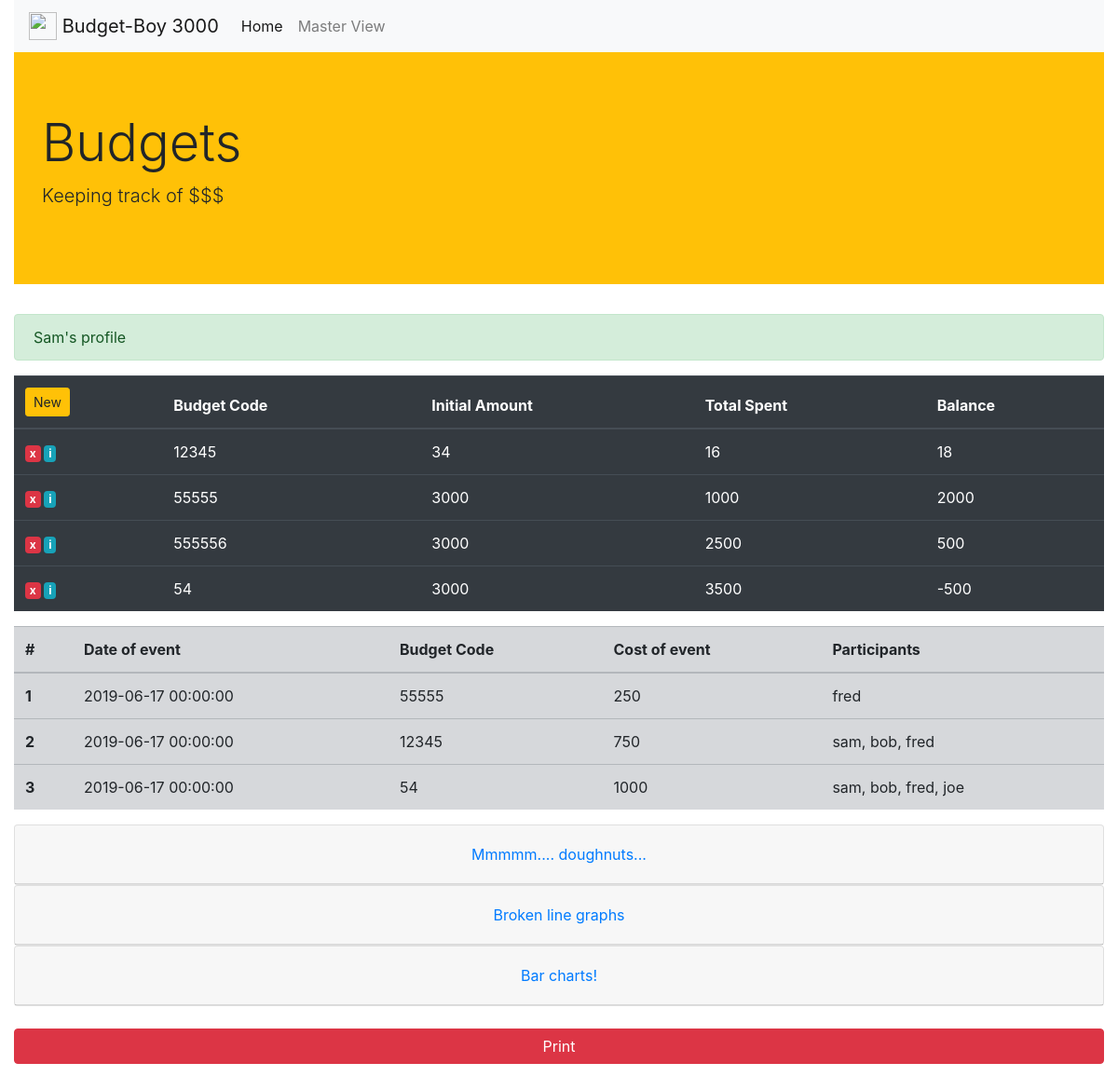
Screenshot of /master/profile/Sam (signed in) with the database file from the repository.
### app.py (models this page shows, shortened)
class Budgets(db.Model):
    id = db.Column(db.Integer, primary_key=True)
    users = db.Column(db.String(40), unique=False, nullable=False)
    code = db.Column(db.String(20), unique=False, nullable=False)
    initial_amount = db.Column(db.Integer, nullable=False)
    amount_spent = db.Column(db.Integer, nullable=True)

class Event(db.Model):
    id = db.Column(db.Integer, primary_key=True)
    users = db.Column(db.String(40), unique=False, nullable=False)
    guests_present = db.Column(db.Text, unique=False, nullable=False)
    budget_code = db.Column(db.String(20), unique=False, nullable=False)
    duration_of_event = db.Column(db.Integer, nullable=False)
    amount_spent_on_release = db.Column(db.Integer, nullable=True)
    date_of_event = db.Column(db.DateTime, nullable=False)

### app.py (the view, shortened to what this page needs)
@app.route('/master/profile/<string:name>', methods=['POST', 'GET'])
def masterprofile(name):
    u = name
    form = MasterBudgetForm()
    form2 = addToBudgetForm()
    form3 = d()
    b = Budgets.query.filter_by(users=f'{u}')
    events = Event.query.filter_by(users=f'{u}')
    cs = []
    for i in b:
        cs.append(i.code)
    if form.validate_on_submit():
        bb = Budgets.query.filter_by(code=f'{form.code.data}')[0]
        bb.initial_amount = int(form.initial_amount.data)
        bb.amount_spent = int(form.amount_spent.data)
        db.session.commit()
        return render_template('masterprofile.html', u = u, b = b, events = events, form = form, form2 = form2, form3 = form3)
    if form3.is_submitted():
        budge = Budgets.query.filter_by(users = f'{u}').filter_by(code = f'{form3.code3.data}').first()
        db.session.delete(budge)
        db.session.commit()
        return render_template('masterprofile.html', u = u, b = b, events = events, form = form, form2 =form2, form3 = form3)
    return render_template('masterprofile.html', u = u, b = b, events = events, form = form, form2 =form2, form3 = form3, cs = cs)

### templates/masterprofile.html (shortened to what this page needs)
{% extends 'base.html' %}
{% block body %}
<div class="alert alert-success" role="alert">
  {{u}}'s profile {{p}}
</div>
<table class="table table-dark">
  <thead>
    <tr>
      <th scope="col"><a class="btn btn-sm btn-warning" href="#" data-toggle="modal" data-target="#new">New</a></th>
      <th scope="col">Budget Code</th>
      <th scope="col">Initial Amount</th>
      <th scope="col">Total Spent</th>
      <th scope="col">Balance</th>
    </tr>
  </thead>
  <tbody>
    {% for line in b %}
      <tr>
        <th scope="row"><a href="#" class="badge badge-danger" data-toggle="modal" data-target="#del{{line.id}}">x</a> <a href="#" class="badge badge-info {{line.id}}" data-toggle="modal" data-target="#info{{line.id}}">i</a> </th>
        <td>{{line.code}}</td>
        <td>{{line.initial_amount}}</td>
        <td>{{line.amount_spent}}</td>
        <td>{{line.initial_amount - line.amount_spent}}</td>
      </tr>
    {% endfor %}
  </tbody>
</table>
<table class="table table-secondary">
  <thead>
    <tr>
      <th scope="col">#</th>
      <th scope="col">Date of event</th>
      <th scope="col">Budget Code</th>
      <th scope="col">Cost of event</th>
      <th scope="col">Participants</th>
    </tr>
  </thead>
  <tbody>
    {% for e in events %}
      <tr>
        <th scope="row">{{loop.index}}</th>
        <td>{{e.date_of_event}}</td>
        <td>{{e.budget_code}}</td>
        <td>{{e.amount_spent_on_release}}</td>
        <td>{{e.guests_present}}</td>
      </tr>
    {% endfor %}
  </tbody>
</table>
<div id="accordion">
  <div class="card">
    <div class="card-header" id="headingOne">
      <h5 class="mb-0">
        <button class="btn btn-link btn-block" data-toggle="collapse" data-target="#collapseOne" aria-expanded="true" aria-controls="collapseOne">
          Mmmmm.... doughnuts...
        </button>
      </h5>
    </div>
  </div>
  <div class="card">
    <div class="card-header" id="headingTwo">
      <h5 class="mb-0">
        <button class="btn btn-link collapsed btn-block" data-toggle="collapse" data-target="#collapseTwo" aria-expanded="false" aria-controls="collapseTwo">
          Broken line graphs
        </button>
      </h5>
    </div>
  </div>
  <div class="card">
    <div class="card-header" id="headingThree">
      <h5 class="mb-0">
        <button class="btn btn-link collapsed btn-block" data-toggle="collapse" data-target="#collapseThree" aria-expanded="false" aria-controls="collapseThree">
          Bar charts!
        </button>
      </h5>
    </div>
  </div>
</div>
<br>
<a href="/print" class="btn btn-danger btn-block">Print</a>
<br>
<br>
{% endblock %}

### rows the page displays
Budgets: code "12345", initial_amount "34", amount_spent "16", line.initial_amount-line.amount_spent "18"
Budgets: code "55555", initial_amount "3000", amount_spent "1000", line.initial_amount-line.amount_spent "2000"
Budgets: code "555556", initial_amount "3000", amount_spent "2500", line.initial_amount-line.amount_spent "500"
Budgets: code "54", initial_amount "3000", amount_spent "3500", line.initial_amount-line.amount_spent "-500"
Event: date_of_event "2019-06-17 00:00:00", budget_code "55555", amount_spent_on_release "250", guests_present "fred"
Event: date_of_event "2019-06-17 00:00:00", budget_code "12345", amount_spent_on_release "750", guests_present "sam, bob, fred"
Event: date_of_event "2019-06-17 00:00:00", budget_code "54", amount_spent_on_release "1000", guests_present "sam, bob, fred, joe"

### other values shown
{{ u }} "Sam"
